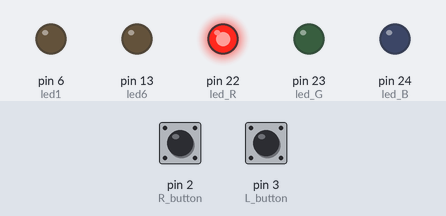
Recording of a sketch running on a simulated Arduino Mega 2560, built with avr-gcc and run on an emulated ATmega2560. On the bench: output pins drawn as LEDs (lit = HIGH). The inputs (shaded band) are chosen by the test bench; at power-on: pin 2 (R_button) HIGH, pin 3 (L_button) HIGH.

Above: at 1.2 s.
1.3 s: pin 2 (R_button) pulled LOW for 0.15 s
At 1.37 s:
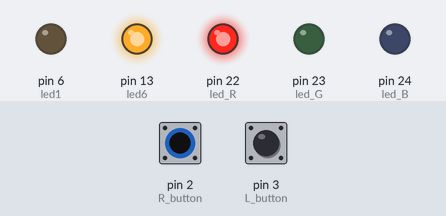
2.9 s: pin 3 (L_button) pulled LOW for 0.15 s
At 2.97 s:
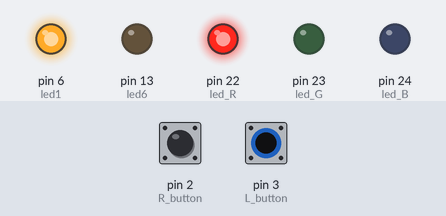
4.5 s: pin 3 (L_button) pulled LOW for 3.2 s
At 8.6 s:
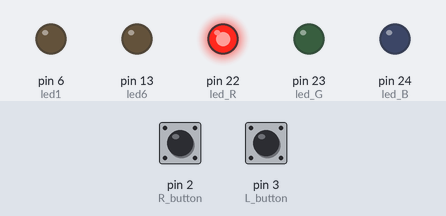
9.2 s: pin 2 (R_button) pulled LOW for 3.2 s
At 9.8 s:
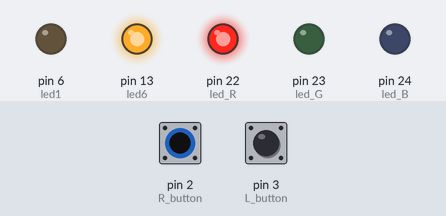
13.9 s: pin 2 (R_button) driven LOW and pin 3 (L_button) driven LOW
At 14.6 s:
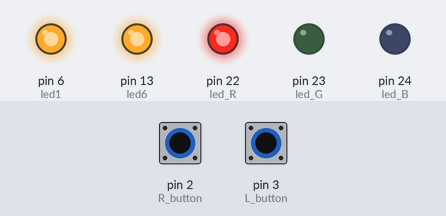
Timing chart, 0 to 16.4 s (numbered marks = the images above; inputs shaded):
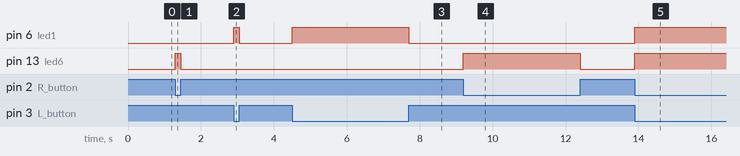

Measured:
- after the input at 1.3 s, pin 13 (led6): LOW → HIGH at once, → LOW 0.15 s later
- after the input at 2.9 s, pin 6 (led1): LOW → HIGH at once, → LOW 0.15 s later
- after the input at 4.5 s, pin 6 (led1): LOW → HIGH at once, → LOW 3.2 s later
- after the input at 9.2 s, pin 13 (led6): LOW → HIGH at once, → LOW 3.2 s later
- after the input at 13.9 s, pin 6 (led1), pin 13 (led6): LOW → HIGH at once

The sketch:

button_LR.ino
```cpp
/*
  Button
  */

// constants won't change. They're used here to
// set pin numbers:
const int R_button = 2;     // the number of the pushbutton pin
const int L_button = 3;     // the number of the pushbutton pin

const int led1 = 6;
const int led6 = 13;

const int led_R = 22;
const int led_G = 23;
const int led_B = 24;

// variables will change:
int L_buttonState = 0;         // variable for reading the pushbutton status
int R_buttonState = 0;         // variable for reading the pushbutton status

void setup() {
  // initialize the LED pin as an output:
  pinMode(led1, OUTPUT);
  pinMode(led6, OUTPUT);
  pinMode(led_R, OUTPUT);
  pinMode(led_G, OUTPUT);
  pinMode(led_B, OUTPUT);

  digitalWrite(led_R, HIGH);  // RED LED COMMON
  digitalWrite(led_G, LOW);  // RED LED COMMON
  digitalWrite(led_B, LOW);  // RED LED COMMON

  // initialize the pushbutton pin as an input:
  pinMode(L_buttonState, INPUT_PULLUP);
  pinMode(R_buttonState, INPUT_PULLUP);
}

void loop(){
  // read the state of the pushbutton value:
  L_buttonState = digitalRead(L_button);
  R_buttonState = digitalRead(R_button);

  // check if the pushbutton is pressed.
  // if it is, the buttonState is LOW:
  if (L_buttonState == LOW)
  {
    // turn LED on:
    digitalWrite(led1, HIGH);
  }
  else
  {
    // turn LED off:
    digitalWrite(led1, LOW);
  }

  // check if the pushbutton is pressed.
  // if it is, the buttonState is LOW:
  if (R_buttonState == LOW)
  {
    // turn LED on:
    digitalWrite(led6, HIGH);
  }
  else
  {
    // turn LED off:
    digitalWrite(led6, LOW);
  }
}
```
